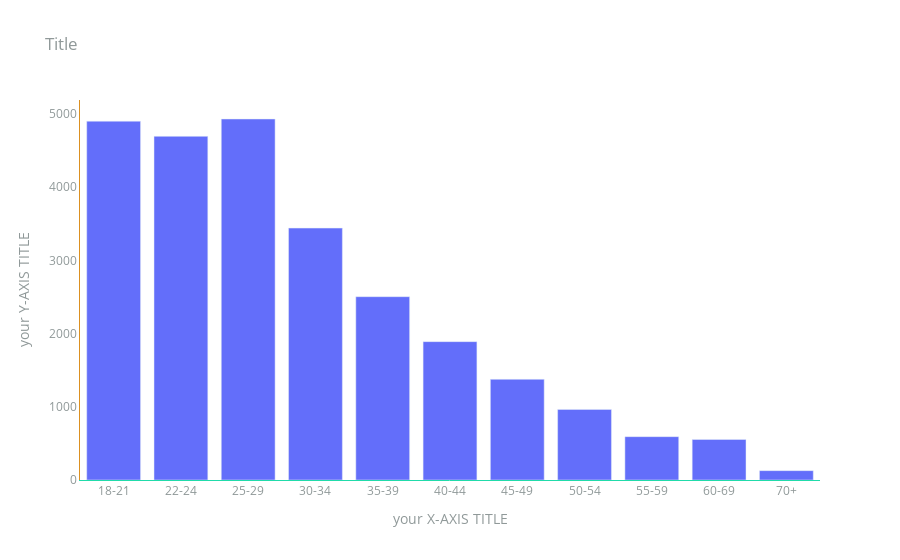

Notebook source saved alongside this figure:
### Code cell
CATEGORY_ORDER = ["18-21", "22-24", "25-29", "30-34", "35-39", "40-44", "45-49", "50-54", "55-59", "60-69", "70+"]

fig = go.Figure()
fig.add_trace(go.Bar(x = q1_df.index, y = q1_df.values))

# print(fig.show('json'))

# styling update
fig.update_layout(plot_bgcolor = 'white',
                  font = dict(color = "#909999"),
                  title = dict(text = "Title"),
                  xaxis = dict(title = "your X-AXIS TITLE", linecolor = "#21DBAA", categoryorder = "array", categoryarray = CATEGORY_ORDER),
                  yaxis = dict(title = "your Y-AXIS TITLE", linecolor = "#DB9021")
                 )


fig.show()
# print(fig.show('json'))

'''
fig = go.Figure()
fig.add_trace(go.Bar(x=q1_df.index, y=q1_df.values))
fig.update_layout(
    title="Age Distribution",
    xaxis_title="Age Group",
    yaxis_title="Count"
)
fig.show()
in Chat GPT'''

### Figure 1 — Plotly figure (JSON) as saved in the notebook; plotly's stock layout.template omitted (floating-point values rounded to 4 significant figures)
{"data": [{"type": "bar", "x": ["25-29", "18-21", "22-24", "30-34", "35-39", "40-44", "45-49", "50-54", "55-59", "60-69", "70+"], "y": [4931, 4901, 4694, 3441, 2504, 1890, 1375, 964, 592, 553, 128]}], "layout": {"autosize": true, "font": {"color": "#909999"}, "plot_bgcolor": "white", "title": {"text": "Title"}, "xaxis": {"autorange": true, "categoryarray": ["18-21", "22-24", "25-29", "30-34", "35-39", "40-44", "45-49", "50-54", "55-59", "60-69", "70+"], "categoryorder": "array", "linecolor": "#21DBAA", "range": [-0.5, 10.5], "title": {"text": "your X-AXIS TITLE"}, "type": "category"}, "yaxis": {"autorange": true, "linecolor": "#DB9021", "range": [0, 5191.0], "title": {"text": "your Y-AXIS TITLE"}, "type": "linear"}}}
